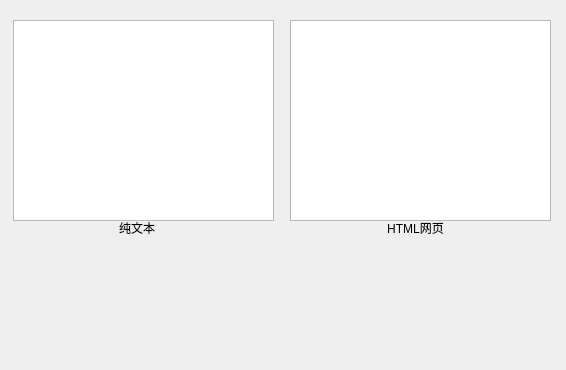
<?xml version="1.0" encoding="UTF-8"?>
<ui version="4.0">
 <class>Form</class>
 <widget class="QWidget" name="Form">
  <property name="geometry">
   <rect>
    <x>0</x>
    <y>0</y>
    <width>566</width>
    <height>370</height>
   </rect>
  </property>
  <property name="windowTitle">
   <string>Form</string>
  </property>
  <widget class="QTextEdit" name="textEdit">
   <property name="geometry">
    <rect>
     <x>13</x>
     <y>20</y>
     <width>261</width>
     <height>201</height>
    </rect>
   </property>
   <property name="lineWrapMode">
    <enum>QTextEdit::FixedPixelWidth</enum>
   </property>
   <property name="lineWrapColumnOrWidth">
    <number>100</number>
   </property>
   <property name="cursorWidth">
    <number>8</number>
   </property>
  </widget>
  <widget class="QTextEdit" name="textEdit_2">
   <property name="geometry">
    <rect>
     <x>290</x>
     <y>20</y>
     <width>261</width>
     <height>201</height>
    </rect>
   </property>
   <property name="lineWrapMode">
    <enum>QTextEdit::WidgetWidth</enum>
   </property>
   <property name="lineWrapColumnOrWidth">
    <number>0</number>
   </property>
   <property name="overwriteMode">
    <bool>false</bool>
   </property>
   <property name="cursorWidth">
    <number>1</number>
   </property>
  </widget>
  <widget class="QLabel" name="label">
   <property name="geometry">
    <rect>
     <x>110</x>
     <y>220</y>
     <width>54</width>
     <height>16</height>
    </rect>
   </property>
   <property name="text">
    <string>纯文本</string>
   </property>
   <property name="alignment">
    <set>Qt::AlignCenter</set>
   </property>
  </widget>
  <widget class="QLabel" name="label_2">
   <property name="geometry">
    <rect>
     <x>380</x>
     <y>220</y>
     <width>71</width>
     <height>16</height>
    </rect>
   </property>
   <property name="text">
    <string>HTML网页</string>
   </property>
   <property name="alignment">
    <set>Qt::AlignCenter</set>
   </property>
  </widget>
 </widget>
 <resources/>
 <connections/>
</ui>
